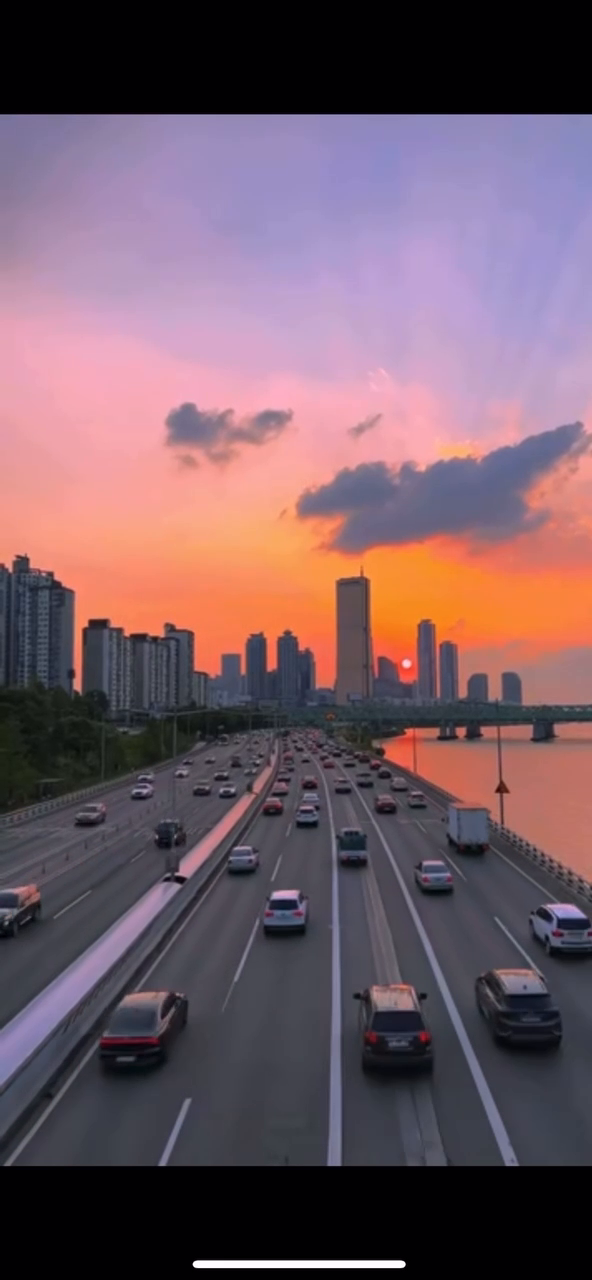
#> input picture frame 28 of traffic.MP4, 592 x 1280 px
$ python car-tracking.py
#> lines starting #> are read from the running program, lines starting #| are printed output that depends on the picture; after the words box and inside, x2 and y2 are one past the last pixel; in counts of white or black regions, pixels touching at a corner belong together
import cv2

#upload video
cap = cv2.VideoCapture("traffic.mp4")


object_detector = cv2.createBackgroundSubtractorMOG2(history=100, varThreshold=40)

while True:
    ret, frame = cap.read()
#> frame is the input picture: shape (1280, 592, 3); mean B, G, R 99.3, 89.4, 113.8
    if not ret:
        break


    frame = cv2.resize(frame, (800, 600))
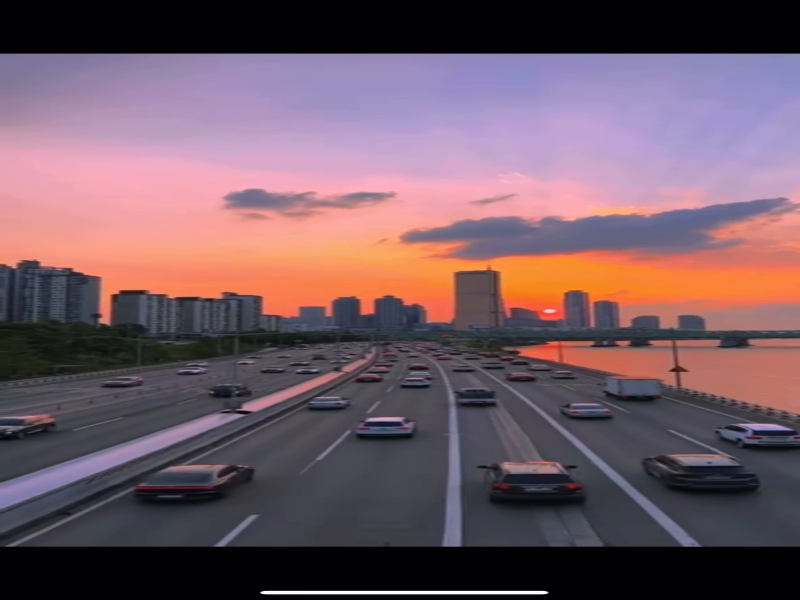
#> frame: shape (600, 800, 3); mean B, G, R 99.2, 89.3, 113.7


    mask = object_detector.apply(frame)
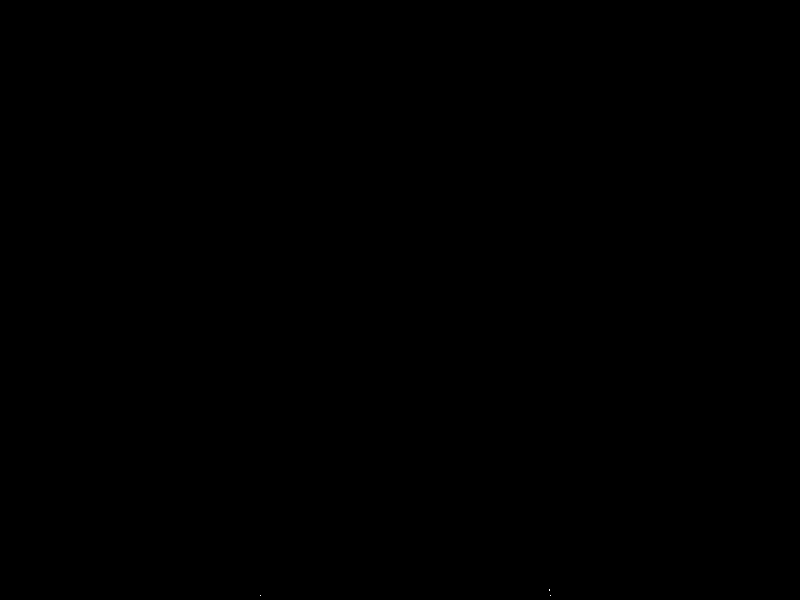
#> mask: shape (600, 800); values 127 (black) and 255 (white), 0% white in thin lines or dots, all inside (x1, y1, x2, y2) = (260, 589, 551, 596)


    _, mask = cv2.threshold(mask, 254, 255, cv2.THRESH_BINARY)
    contours, _ = cv2.findContours(mask, cv2.RETR_TREE, cv2.CHAIN_APPROX_SIMPLE)
#> contours = 3 contours, all with area under 20


    for cnt in contours:
        area = cv2.contourArea(cnt)
        if area > 1500:  # تجاهل الأجسام الصغيرة
            x, y, w, h = cv2.boundingRect(cnt)
            cv2.rectangle(frame, (x,y), (x+w, y+h), (0,255,0), 2)
            cv2.putText(frame, "Car", (x, y-10), cv2.FONT_HERSHEY_SIMPLEX, 0.7, (0,255,0), 2)
#> this loop made 3 passes
#> cnt on passes 1 to 3: [[550, 595]], [[260, 595]], [[549, 589], [549, 590]]

    cv2.imshow("Car Tracking", frame)
    if cv2.waitKey(30) & 0xFF == ord('q'):
#> (key q is pressed here)
        break

cap.release()
cv2.destroyAllWindows()

$ run again, starting later in the video
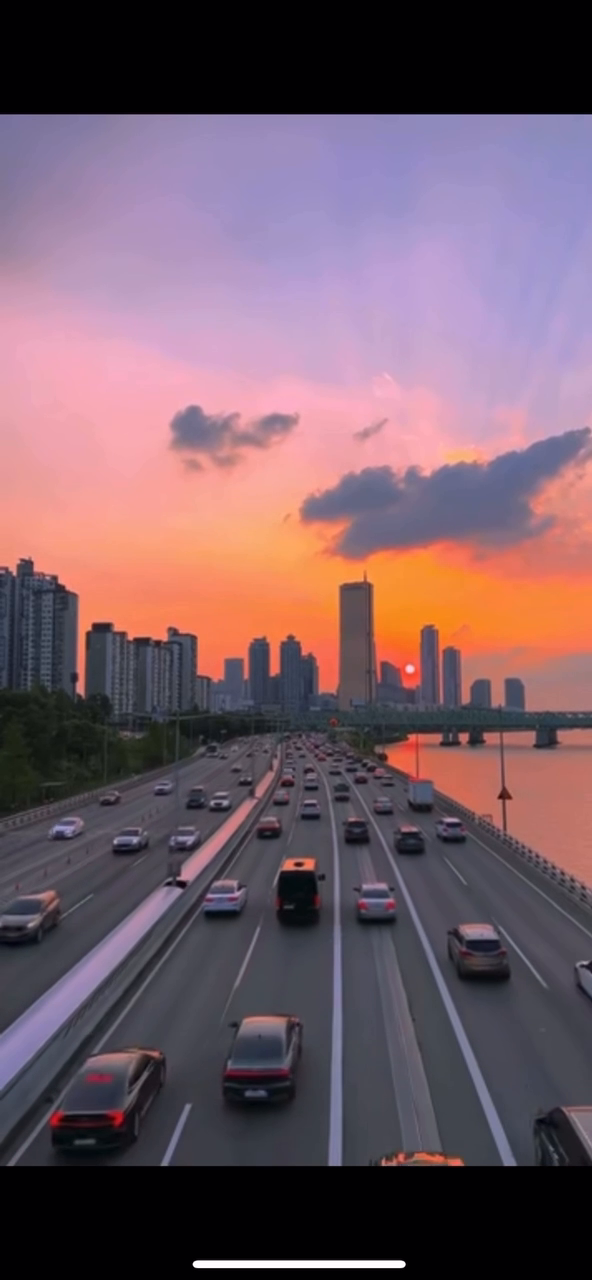
#> input picture frame 130 of traffic.MP4, 592 x 1280 px
#> frame is the input picture: shape (1280, 592, 3); mean B, G, R 100.6, 90.4, 115.1
#> `frame = cv2.resize(frame, (800, 600))`:
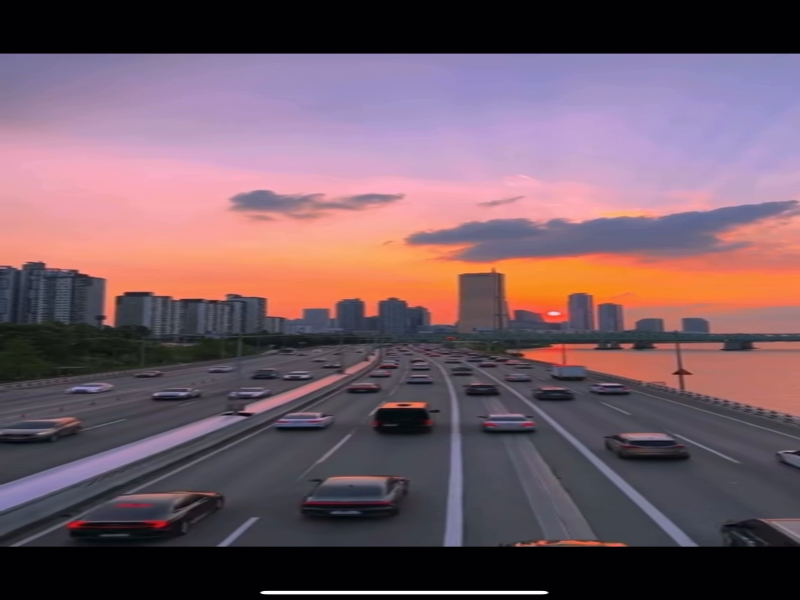
#> frame: shape (600, 800, 3); mean B, G, R 100.5, 90.3, 115.1
#> contours = [[[261, 589], [262, 589]]]
#> the loop `for cnt in contours:` made 1 pass
#> (cnt, area) on pass 1: ([[261, 589], [262, 589]], 0)

$ run again, starting later in the video
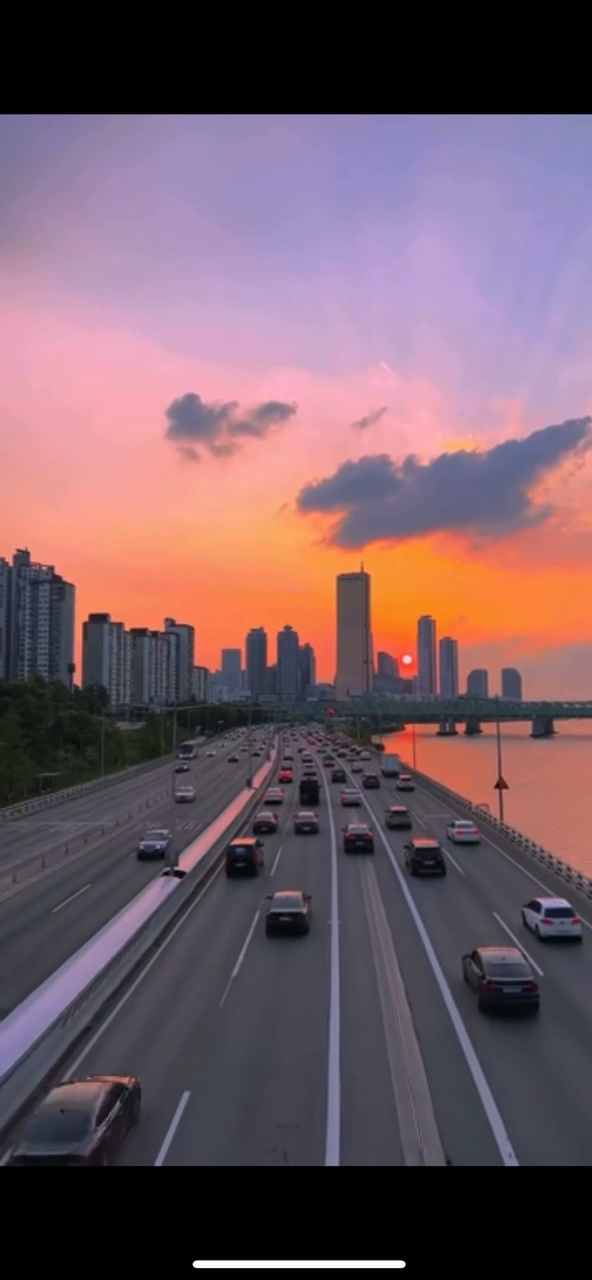
#> input picture frame 231 of traffic.MP4, 592 x 1280 px
#> frame is the input picture: shape (1280, 592, 3); mean B, G, R 99.1, 89.6, 113.7
#> `frame = cv2.resize(frame, (800, 600))`:
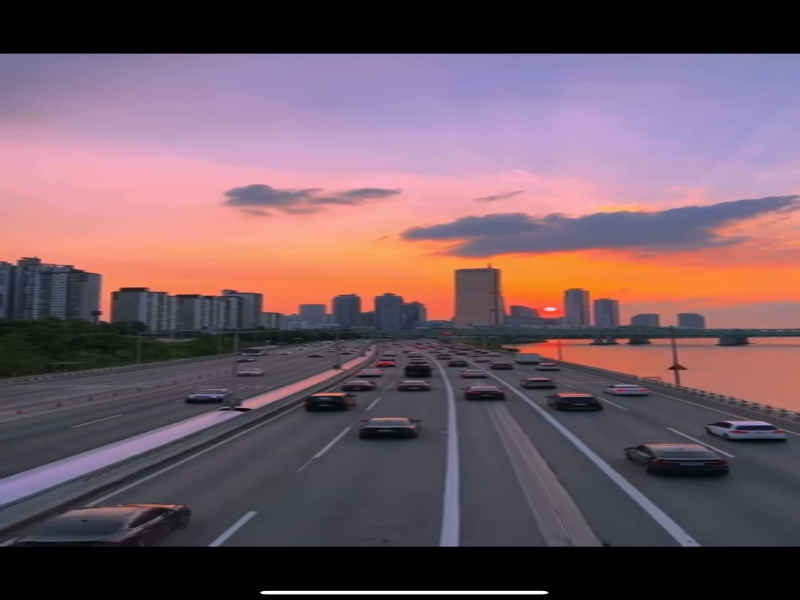
#> frame: shape (600, 800, 3); mean B, G, R 99, 89.5, 113.7
#> contours = [[[261, 589], [262, 589]]]
#> the loop `for cnt in contours:` made 1 pass
#> (cnt, area) on pass 1: ([[261, 589], [262, 589]], 0)
